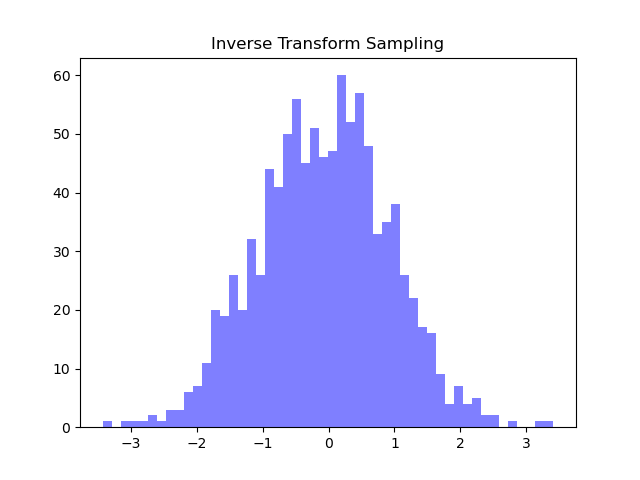

The Python source for this figure:
# %% [markdown]
# # Q1

# %%
import torch
from torch import nn, optim, autograd
import torchvision
import torchvision.transforms as transforms
import matplotlib.pyplot as plt
import torchvision.utils as vutils
from dataclasses import dataclass
import time
import sys
import numpy as np
#matplotlib inline
torch.set_num_threads(1)
torch.manual_seed(1)


device = torch.device("cpu") #torch.device("cuda:0") if torch.cuda.is_available() else torch.device("cpu") #

if device == torch.device("cuda:0"):
  print('Everything looks good; continue')
else:
  # It is OK if you cannot connect to a GPU. In this case, training the model for
  # 2 epoch is sufficient to get full mark. (NOTE THAT 2 epoch takes approximately 1.5 hours to train for CPU)
  print('GPU is not detected. Make sure you have chosen the right runtime type')

# %%
@dataclass
class GMM_hp:
    lambda_ : float          =  0.5
    mu      =  [1,-1]
    sigma       = [0.5,0.5]

        
hp = GMM_hp()

# %%
import matplotlib.pyplot as plt
def GMMsample(gmm:GMM_hp, n=1000, b=50):
    U_ = torch.rand(size=(n,), device=device)
    mask = U_ < gmm.lambda_
    S1 = torch.randn(size=U_.shape,device=device)*gmm.sigma[0] + gmm.mu[0]
    S2 = torch.randn(size=U_.shape,device=device)*gmm.sigma[1] + gmm.mu[1]
    samples = torch.where(mask, S1, S2)
    # hist = torch.histc(samples, bins = b,min = 0, max = 1) #torchist.histogramdd(samples,bins=b,low=None , upp = None) #
    return samples

bins = 100
number_samples =1000
samples = GMMsample(hp,n=number_samples , b=bins)
n, bins, patches=plt.hist(samples,bins,facecolor='blue', alpha=0.5)
plt.savefig('gmmSample.png')
plt.show()

# %% [markdown]
# # Q2

# %%
import matplotlib.pyplot as plt
import torchist
def GMMinv(X , gmm:GMM_hp, b=50):
    
    two_  = torch.tensor(2, dtype=torch.int8)
    # 1) cdf of GMM w_1*F1 + w_2*F2 ref : https://stackoverflow.com/questions/48647616/scikitlearn-how-can-i-get-cdf-of-a-gaussian-mixture-model
    
    # 1a CDF of F1 and F2 
    # ref1 : https://www.milefoot.com/math/stat/pdfc-normal.htm#:~:text=With%20this%20approach%2C%20the%20Gaussian,(x%E2%88%9A2)%5D.
    # ref2 : https://www.probabilitycourse.com/chapter4/4_2_3_normal.php#:~:text=.-,To%20find%20the%20CDF,-of
    F1 = 0.5 * (1 + torch.erf((X - gmm.mu[0]) / (gmm.sigma[0] *two_)))  # mixure parameters are given 
    F2 =  0.5 * (1 + torch.erf((X - gmm.mu[1]) / (gmm.sigma[1] *two_)))
    cdf_GMM = ((gmm.lambda_)/gmm.sigma[0])*F1        +     ( (1-gmm.lambda_)/gmm.sigma[1] )*F2
    
    
    # 2) calculating inverse cdf of standard normal distribution
    p = torch.clamp(cdf_GMM, 1e-9, 1 - 1e-9)    # for numerical satbility 
    z = torch.sqrt(two_) * torch.erfinv(2 * p - 1) # ref:https://stats.stackexchange.com/questions/187828/how-are-the-error-function-and-standard-normal-distribution-function-related
    return z

bins = 1000
number_samples =10000
samples = GMMsample(hp,n=number_samples , b=bins)
inverse_dist = GMMinv(samples, hp, b=bins)
n, bins, patches=plt.hist(inverse_dist,bins,facecolor='blue', alpha=0.5,range=(-5,5))
plt.title('Inverse Transform Sampling')
plt.savefig('gmminv.png')
# plt.show()

# %% [markdown]
# # Q3

# %%
import matplotlib.pyplot as plt
import torchist
import pdb

def cdf_normal_distribution(p):
    two_  = torch.tensor(2, dtype=torch.int8)
    F1 = 0.5 * (1 + torch.erf(( p  ) / ( two_)))  # mixure parameters are given 
    return F1

def cdf_gmm(p , gmm:GMM_hp = hp ):
    two_  = torch.tensor(2, dtype=torch.int8)
    F1 = 0.5 * (1 + torch.erf(( p  - gmm.mu[0]) / (gmm.sigma[0] *two_)))  # mixure parameters are given 
    F2 =  0.5 * (1 + torch.erf(( p  - gmm.mu[1]) / (gmm.sigma[1] *two_)))
    cdf_GMM = ((gmm.lambda_)/gmm.sigma[0])*F1        +     ( (1-gmm.lambda_)/gmm.sigma[1] )*F2
    return cdf_GMM
def BinarySearch(F, u, lb=-100, ub=100, maxiter=100, tol=1e-5):
    lb_ = lb
    ub_ = ub
    def set_lower_bound(F,u,lb_,ub_):
        pdb.set_trace()
        while F(lb_)> u :
            print(lb_ , F(lb_), u)
            ub_ = lb_
            lb_ =2*lb_
        return lb_,ub_
    
    def set_upper_bound(F,u,lb_,ub_):
        while F(ub_)<u:
            lb_ = ub_ 
            ub_ = 2*ub_
        return lb_,ub_
   
    lb_,ub_ = set_lower_bound(F,u,lb_,ub_)
    lb_,ub_ = set_upper_bound(F,u,lb_,ub_)
    for i in range(maxiter.item()):
        #print(i)
        x = (lb_ +  ub_)/2
        t = F(x)
        if t> u:
            ub_ = x
        else:
            lb_ = x
        if torch.abs(t-u)<tol :
            break
    return x

# bins = 1000
# number_samples =10000
# samples = GMMsample(hp,n=number_samples , b=bins)
# inverse_dist = GMMinv(samples, hp, b=bins)
# n, bins, patches=plt.hist(inverse_dist,bins,facecolor='blue', alpha=0.5,range=(-5,5))
# plt.title('Inverse Transform Sampling')
# plt.savefig('gmminv.png')
# # plt.show()

# %%

Zs=  torch.arange(-5,5,0.1)
x = torch.zeros_like(Zs)
gmm = hp
for i in range(len(Zs)):
    u  = cdf_normal_distribution(Zs[i])
    print(u)
    #x[i] = BinarySearch(cdf_gmm, u, lb=torch.tensor(-100, dtype=torch.float32), ub=torch.tensor(100, dtype=torch.float32), maxiter=torch.tensor(100, dtype=torch.int8), tol=torch.tensor(1e-5, dtype=torch.float32))
    
plt.plot(Zs,x)

# %%


# %%


# %% [markdown]
# # Q4

# %% [markdown]
# 

# %% [markdown]
# # Q5

# %% [markdown]
# 
